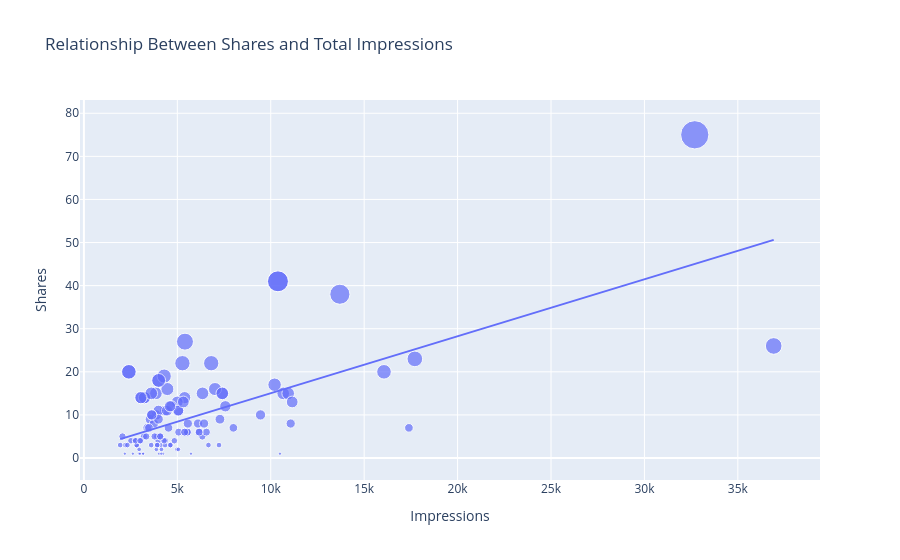

The code cell stored with this chart in its notebook:
### Markdown cell above
## Relation between share and Imperession

### Code cell
figure = px.scatter(data_frame = data, x="Impressions",
                    y="Shares", size="Shares", trendline="ols", 
                    title = "Relationship Between Shares and Total Impressions")
figure.show()
